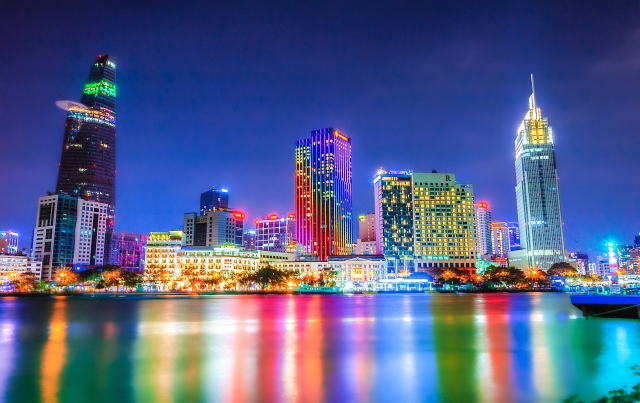
%> input picture RGB Image Component Visualization and Analysis -  LAB 1/image.jpg, 1280 x 805 px (shown at 1/2 size)
$ octave reading_and_displaying_image_vedant.m   (GNU Octave 9; MATLAB toolbox functions it lacks are replaced by stand-ins)
%> lines starting %> are read from the running program, lines starting %| are printed output that depends on the picture
% Reading and Displaying Image with Multiple Grayscale Methods
% This code reads a color image and displays it in different forms:
% original, RGB components, and multiple grayscale conversions
% Owner :- Vedant

clc
clear all
close all

% Read the image
Ic = imread('image.jpg');
%> Ic is the input picture: size 805x1280x3 uint8; mean R, G, B 83.4, 94.2, 137.8

% Create first figure for RGB components
figure('Name', 'RGB Components', 'Position', [100 100 800 600]);

% Original image
subplot(2,3,1);
imshow(Ic);
title('Original Image');

% Red component
I_r = Ic;
I_r(:,:,[2 3]) = 0;  % Set green and blue channels to zero
subplot(2,3,2);
imshow(I_r);
title('Red Component');

% Green component
I_g = Ic;
I_g(:,:,[1 3]) = 0;  % Set red and blue channels to zero
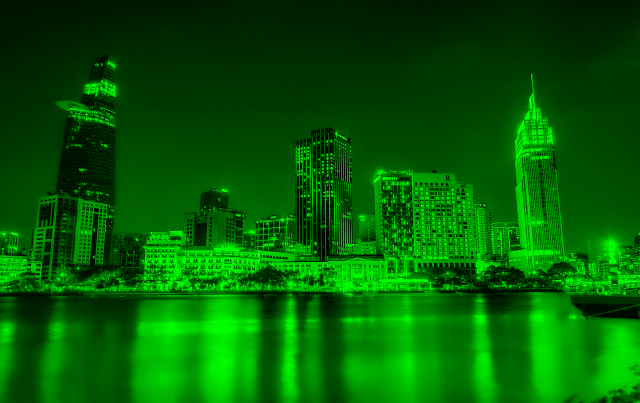
%> I_g: size 805x1280x3 uint8 (shown at 1/2 size); mean R, G, B 0, 94.2, 0
subplot(2,3,3);
imshow(I_g);
title('Green Component');

% Blue component
I_b = Ic;
I_b(:,:,[1 2]) = 0;  % Set red and green channels to zero
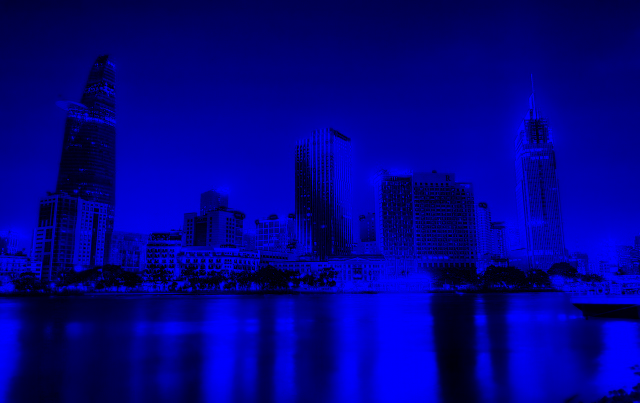
%> I_b: size 805x1280x3 uint8 (shown at 1/2 size); mean R, G, B 0, 0, 137.8
subplot(2,3,4);
imshow(I_b);
title('Blue Component');

% Red to Grayscale
I_gr = I_r(:,:,1);
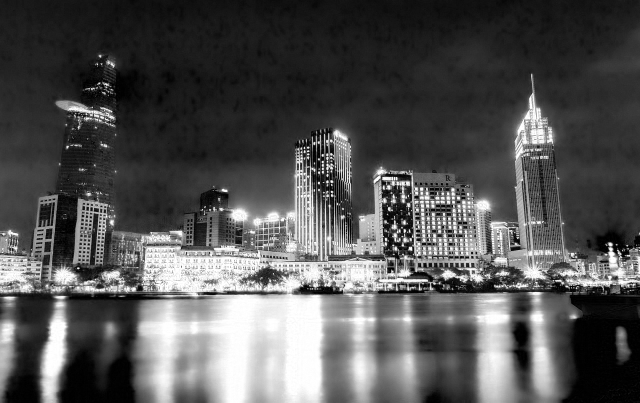
%> I_gr: size 805x1280 uint8 (shown at 1/2 size); min 0, max 255, mean 83.4
subplot(2,3,5);
imshow(I_gr);
title('Red Channel Grayscale');

% Display pixel value
pixel_value = Ic(1, 3, :);
%> pixel_value = [25 21 58]
subplot(2,3,6);
text(0.1, 0.5, sprintf('Pixel value at (1,3):\nR: %d\nG: %d\nB: %d', ...
    pixel_value(1), pixel_value(2), pixel_value(3)), 'FontSize', 10);
axis off;
title('Pixel Information');
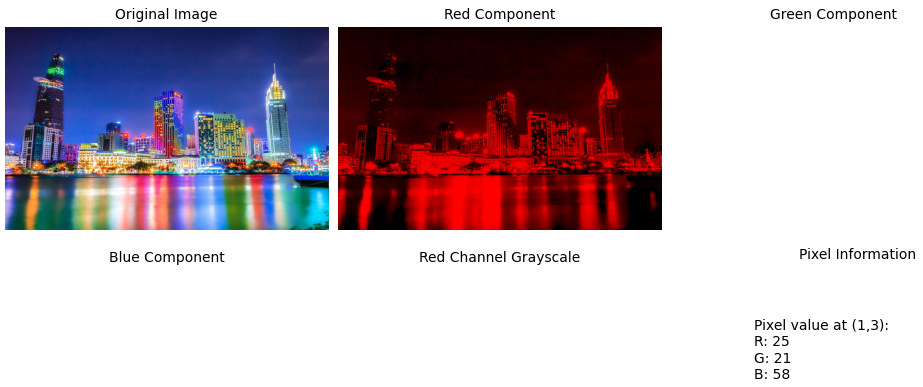
%> figure redrawn from the program's plot data, 6 panels

% Create second figure for different grayscale methods
figure('Name', 'Grayscale Conversions', 'Position', [150 150 800 600]);

% Method 1: Average method
I_gray_avg = uint8(mean(Ic, 3));
subplot(2,3,1);
imshow(I_gray_avg);
title('Average Method');

% Method 2: Weighted average (Luminance) method
I_gray_weighted = uint8(0.299 * double(Ic(:,:,1)) + ...
                       0.587 * double(Ic(:,:,2)) + ...
                       0.114 * double(Ic(:,:,3)));
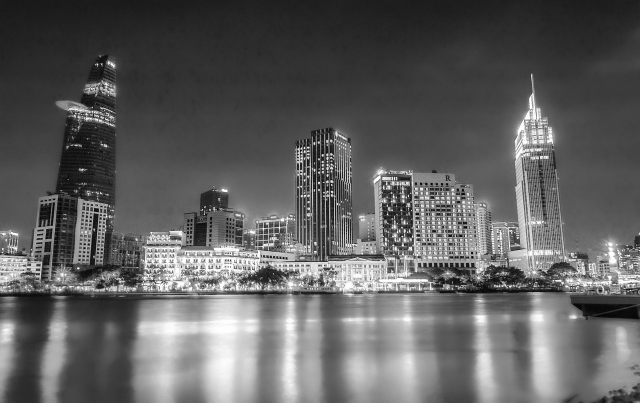
%> I_gray_weighted: size 805x1280 uint8 (shown at 1/2 size); min 0, max 255, mean 95.9
subplot(2,3,2);
imshow(I_gray_weighted);
title('Luminance Method');

% Method 3: MATLAB's built-in rgb2gray
I_gray_builtin = rgb2gray(Ic);
subplot(2,3,3);
imshow(I_gray_builtin);
title('Built-in rgb2gray');

% Method 4: Maximum method
I_gray_max = uint8(max(Ic, [], 3));
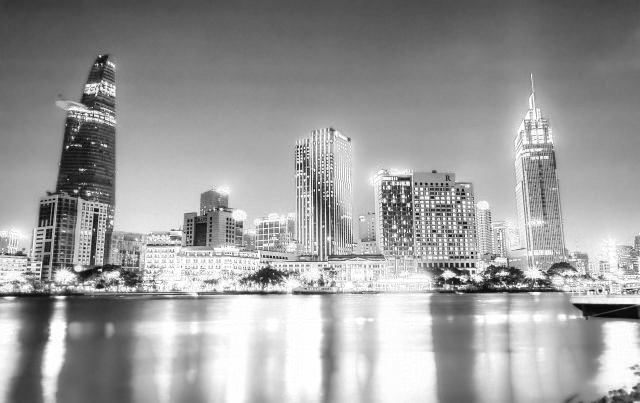
%> I_gray_max: size 805x1280 uint8 (shown at 1/2 size); min 1, max 255, mean 156.2
subplot(2,3,4);
imshow(I_gray_max);
title('Maximum Method');

% Method 5: Minimum method
I_gray_min = uint8(min(Ic, [], 3));
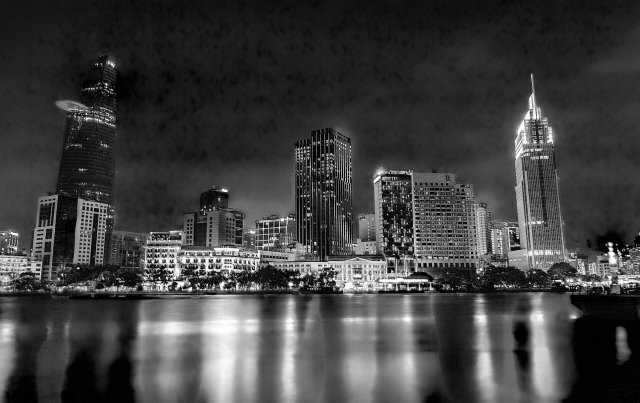
%> I_gray_min: size 805x1280 uint8 (shown at 1/2 size); min 0, max 255, mean 63.6
subplot(2,3,5);
imshow(I_gray_min);
title('Minimum Method');


% Display additional information in command window
fprintf('\nImage Properties:\n');
fprintf('Size: %d x %d x %d\n', size(Ic));
%| Size: 805 x 1280 x 3
fprintf('Class: %s\n', class(Ic));
%| Class: uint8
fprintf('Maximum value in weighted grayscale: %d\n', max(I_gray_weighted(:)));
%| Maximum value in weighted grayscale: 255
fprintf('Minimum value in weighted grayscale: %d\n', min(I_gray_weighted(:)));
%| Minimum value in weighted grayscale: 0
